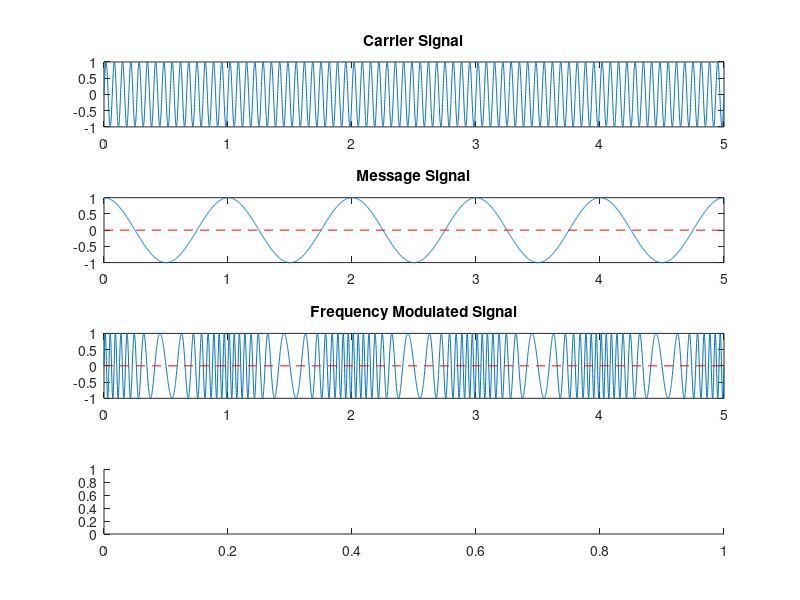

MATLAB code to generate this figure: (Note: this script raises an error after producing the figure.)
% Clear the workspace, close all figures, and clear the command window
clear all;
close all;
clc;

% Set the parameters for the modulation
carrierAmp = 1;          % Carrier signal amplitude
messageAmp = 1;          % Message signal amplitude
carrierFrq = 15;         % Carrier signal frequency
messageFrq = 1;          % Message signal frequency
modulationIndex = 10;    % Modulation index

% Set the total time and time vector
totalTime = 5;                  % Total time duration
t = 0 : 0.001 : totalTime;      % Time vector

% Generate the message signal
messageSignal = messageAmp * cos(2 * pi * messageFrq * t);

% Generate the carrier signal
carrierSignal = carrierAmp * sin(2 * pi * carrierFrq * t);

% Perform frequency modulation
modulatedSignal = carrierAmp .* sin(2*pi*carrierFrq*t + (modulationIndex .* sin(2*pi*messageFrq*t)));

% Plot the carrier signal
subplot(411);
plot(t, carrierSignal);
title('Carrier Signal');

% Plot the message signal
subplot(412);
plot(t, messageSignal);
title('Message Signal');
line ([0, totalTime], [0 0], "linestyle", "--", "color", "r");

% Plot the frequency modulated signal
subplot(413);
plot(t, modulatedSignal);
title('Frequency Modulated Signal');
line ([0, totalTime], [0 0], "linestyle", "--", "color", "r");

% Perform demodulation using frequency discrimination
subplot(414);
demodulatedSignal = fmDemod(modulatedSignal);
plot(t(1:end-1), demodulatedSignal);
title('Demodulated Signal');
line ([0, totalTime], [0 0], "linestyle", "--", "color", "r");

% Frequency demodulation function
function demodulatedSignal = fmDemod(modulatedSignal)
    derivative = diff(modulatedSignal);                   % Calculate the derivative of the modulated signal
    absoluteDerivative = abs(derivative);                  % Take the absolute value of the derivative
    [b, a] = butter(10, 0.056);                            % Design a low-pass filter
    demodulatedSignal = filter(b, a, absoluteDerivative);  % Apply the filter to obtain the demodulated signal
end
